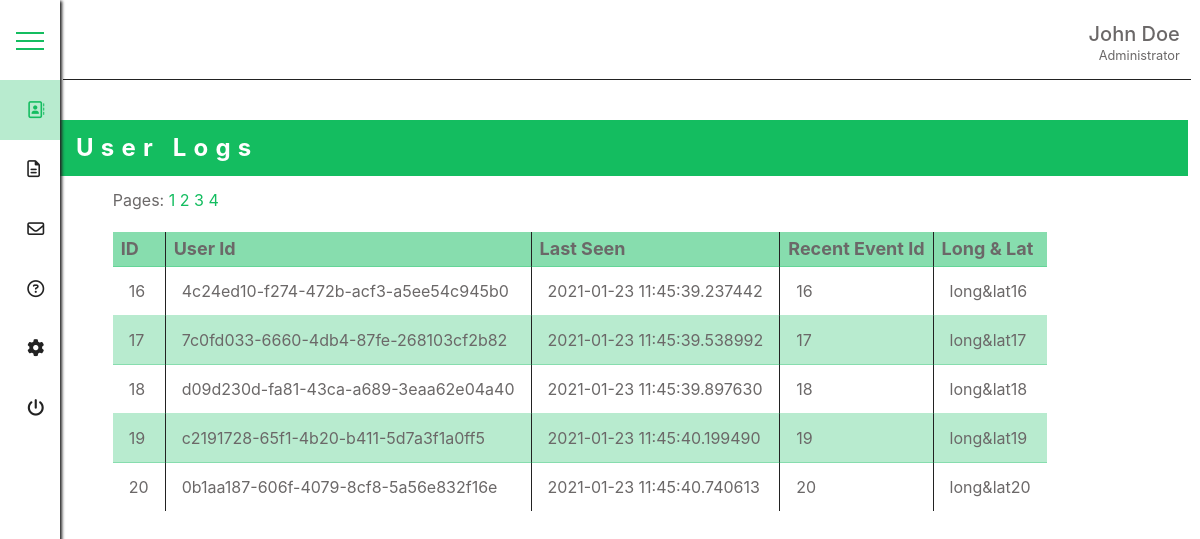
/view_logs/4 (signed in), run on the app's committed database.
### app/models.py (models this page shows, shortened)
class Admin(db.Model, UserMixin):
    __tablename__ = "admin"
    id = db.Column(db.Integer, primary_key=True)
    fullname = db.Column(db.String(50))
    firstname = db.Column(db.String(50))
    lastname = db.Column(db.String(50))
    email = db.Column(db.String(64), unique=True, index=True)
    password_hash = db.Column(db.String(128))
    current_speech = db.Column(db.String(256))
    previous_speech = db.Column(db.String(256))
    facebook = db.Column(db.String(64))
    twitter = db.Column(db.String(64))
    instagram = db.Column(db.String(64))

class Userlogs(db.Model):
    __tablename__ = "userlogs"
    id = db.Column(db.Integer, primary_key=True)
    user_id = db.Column(db.Integer)
    last_seen = db.Column(db.DateTime)
    most_recent_event_id = db.Column(db.Integer)
    long_lat = db.Column(db.String(50))

### app/main/views.py (the view)
@main.route("/view_logs/<int:page_num>")
@login_required
def view_logs(page_num):
    logs = Userlogs.query.paginate(per_page=5, page=page_num, error_out=True)
    if logs:
        return render_template("logs.html", logs=logs)
    else:
        return render_template("logs.html", logs=None)

### app/models.py (called while the page is built)
@login_manager.user_loader
def load_user(user_id):
    return Admin.query.get(int(user_id))

### app/templates/logs.html (shortened to what this page needs)
{% extends "base.html" %}
{% block nav_extra %}
    <li class="menu-nav__item active">
        <a href="{{ url_for('.dash') }}" class="menu-nav__link active">
            <i class="far fa-address-book"></i><span class="nav_name">Project Overview</span>
        </a>
    </li>
    <li class="menu-nav__item">
        <a href="{{ url_for('.handbook', page_num=1) }}" class="menu-nav__link">
            <i class="far fa-file-alt"></i><span class="nav_name">File Upload</span>
        </a>
    </li>
    <li class="menu-nav__item">
        <a href="#" class="menu-nav__link">
            <i class="far fa-envelope"></i><span class="nav_name">Message</span>
        </a>
    </li>
    <li class="menu-nav__item">
        <a href="#" class="menu-nav__link">
            <i class="far fa-question-circle"></i><span class="nav_name">Help</span>
        </a>
    </li>
    <li class="menu-nav__item">
        <a href="#" class="menu-nav__link">
            <i class="fas fa-cog"></i><span class="nav_name">Settings</span>
        </a>
    </li>
    <li class="menu-nav__item">
        <a href="{{ url_for('.logout') }}" class="menu-nav__link">
            <i class="fas fa-power-off"></i><span class="nav_name">Logout</span>
        </a>
    </li>
{% endblock %}
{% block content %}
    <p class="caption">User Logs</p>
    <div class="table-div">
        {% if logs %}
        <table>
            <tr class="head">
                <th>ID</th>
                <th>User Id</th>
                <th>Last Seen</th>
                <th>Recent Event Id</th>
                <th>Long & Lat</th>
            </tr>
            {% for log in logs.items %}
            <tr>
                <td>{{ log.id }}</td>
                <td>{{ log.user_id }}</td>
                <td>{{ log.last_seen }}</td>
                <td>{{ log.most_recent_event_id }}</td>
                <td>{{ log.long_lat }}</td>
            </tr>
            {% endfor %}
            <p>Pages:{% for page in logs.iter_pages(left_edge=2, right_edge=2, left_current=2, right_current=2) %}
                {% if page %}
                    <a href="{{ url_for('.view_logs', page_num=page ) }}">{{ page }}</a>
                {% else %}
                    ...
                {% endif %}
            {% endfor %}</p>
        </table>
        {% else %}
            <p class="alert">Please Polulate Database!!!</p>
        {% endif %}
    </div>
{% endblock %}

### app/templates/base.html (shortened to what this page needs)
<!DOCTYPE html>
<html lang="en">
<head>
    <link rel="stylesheet" href="https://stackpath.bootstrapcdn.com/bootstrap/4.5.2/css/bootstrap.min.css"
>
    <link rel="stylesheet" href="../static/css/base.css">
</head>
<body>
    <header>
        <div class="menu-btn">
            <span class="menu-btn__burger"></span>
        </div>
        <nav class="nav">
            <ul class="menu-nav">
                {% block nav_extra %}{% endblock %}
            </ul>
        </nav>
    </header>
    <main class="main">
        <div class="profile">
            <div class="profile-section">
                <p class="name">{{ current_user.fullname }}</p>
                <small>Administrator</small>
            </div>
        </div>
        {% block content %}{% endblock %}
    </main>
</body>
</html>

### app/static/css/base.css (style rules this page uses)
* { -webkit-box-sizing: border-box; box-sizing: border-box; text-decoration: none; margin: 0; padding: 0; text-decoration: none; list-style-type: none; }
.table-div { overflow-x: scroll; overflow-y: hidden; margin-left: 1rem; }
table { margin-top: 3vh; padding: 1rem; border-collapse: collapse; border: 1px solid #fff; border-style: hidden; }
table tr:nth-child(odd) { background-color: rgba(20, 189, 96, 0.3); }
table tr td, table tr th { padding: 1rem; border-width: 1px; border-style: solid; border-color: rgba(20, 189, 96, 0.3) #222222; }
table tr.head th { padding: 8px; background-color: rgba(20, 189, 96, 0.3) !important; font-size: large; margin: unset !important; }
.caption { background-color: #14bd60; color: #fff; font-size: x-large; font-weight: bold; letter-spacing: .3em; padding: 1rem; margin-top: 15vh; }
.menu-btn { position: fixed; z-index: 4; left: 1rem; top: 4vh; height: 20px; width: 28px; cursor: pointer; -webkit-transition: all 0.7s ease-in-out; transition: all 0.7s ease-in-out; }
.menu-btn__burger { position: absolute; left: 0; top: 0.5rem; width: 28px; height: 2px; background: #14bd60; -webkit-transition: all 0.7s ease-in-out; transition: all 0.7s ease-in-out; }
.menu-btn__burger::before { content: ''; position: absolute; top: -8px; width: 28px; height: 2px; background: #14bd60; -webkit-transition: all 0.7s ease-in-out; transition: all 0.7s ease-in-out; }
.menu-btn__burger::after { content: ''; position: absolute; top: 8px; width: 28px; height: 2px; background: #14bd60; -webkit-transition: all 0.7s ease-in-out; transition: all 0.7s ease-in-out; }
.nav { height: 100vh; position: relative; width: auto; max-width: 17vw; }
.nav .menu-nav { position: fixed; background: #ffffff; -webkit-box-shadow: 2px 1px 3px #222222; box-shadow: 2px 1px 3px #222222; z-index: 3; width: 17vw; height: 100vh; left: 0; padding: 0; padding-top: 10vh !important; margin: 0; }
.nav .menu-nav__item { margin: 0; padding: 1.3rem 0; padding-left: 1.7rem !important; }
.nav .menu-nav__item.active { background-color: rgba(20, 189, 96, 0.3); }
.nav .menu-nav__link { font-size: 17px; color: #222222; }
.nav .menu-nav__link.active { color: #14bd60 !important; }
.nav .menu-nav__link i { margin-right: .8rem; }
.main { position: absolute; top: 0; left: 17vw; height: 100%; width: 82vw; z-index: 1; -webkit-transition: all 0.7s ease-in-out; transition: all 0.7s ease-in-out; }
.profile { width: 100%; text-align: right; float: right; margin-right: -3px; padding-right: .7rem; height: 10vh; border-bottom: 1px solid #222222; display: -webkit-box; display: -ms-flexbox; display: flex; -webkit-box-pack: end; -ms-flex-pack: end; justify-content: flex-end; -webkit-box-align: center; -ms-flex-align: center; align-items: center; }
.profile-section .name { margin-bottom: .1rem; margin-top: .5rem; margin-left: .7rem; font-weight: 500; font-size: 20px; }
@media screen and (min-width: 768px) { .nav .menu-nav { width: 10vw !important; padding-top: 7vh !important; } }
@media screen and (min-width: 768px) { .main { left: 10vw !important; width: 90vw !important; } }
@media screen and (min-width: 768px) { .profile { height: 7vh !important; } }
@media screen and (min-width: 768px) { .menu-btn { top: 2.5vh !important; } }
@media screen and (min-width: 768px) { .table-div { margin-left: 2.3rem; margin-right: 2rem; } }
@media screen and (min-width: 992px) { .nav { width: 5vh; } }
@media screen and (min-width: 992px) { .nav .menu-nav { width: 5vw !important; padding-top: 10vh !important; } }
@media screen and (min-width: 992px) { .menu-btn { top: 4vh !important; } }
@media screen and (min-width: 992px) { .main { left: 5vw !important; width: 94vw !important; } }
@media screen and (min-width: 992px) { .profile { height: 10vh !important; } }
@media screen and (min-width: 992px) { .table-div { margin-left: 3.3rem !important; overflow-x: hidden !important; } }
body { background: #ffffff !important; color: #6b6868; height: 100%; line-height: 1; }
a { color: #14bd60; text-decoration: none; }
header { z-index: 2; width: 100%; background: #ffffff; }

### data on the page
Admin: fullname "John Doe"
Userlogs: id "16", user_id "4c24ed10-f274-472b-acf3-a5ee54c945b0", last_seen "2021-01-23 11:45:39.237442", most_recent_event_id "16", long_lat "long&lat16"
Userlogs: id "17", user_id "7c0fd033-6660-4db4-87fe-268103cf2b82", last_seen "2021-01-23 11:45:39.538992", most_recent_event_id "17", long_lat "long&lat17"
Userlogs: id "18", user_id "d09d230d-fa81-43ca-a689-3eaa62e04a40", last_seen "2021-01-23 11:45:39.897630", most_recent_event_id "18", long_lat "long&lat18"
Userlogs: id "19", user_id "c2191728-65f1-4b20-b411-5d7a3f1a0ff5", last_seen "2021-01-23 11:45:40.199490", most_recent_event_id "19", long_lat "long&lat19"
Userlogs: id "20", user_id "0b1aa187-606f-4079-8cf8-5a56e832f16e", last_seen "2021-01-23 11:45:40.740613", most_recent_event_id "20", long_lat "long&lat20"

### other printed values
{{ page }} "1" "2" "3" "4"
